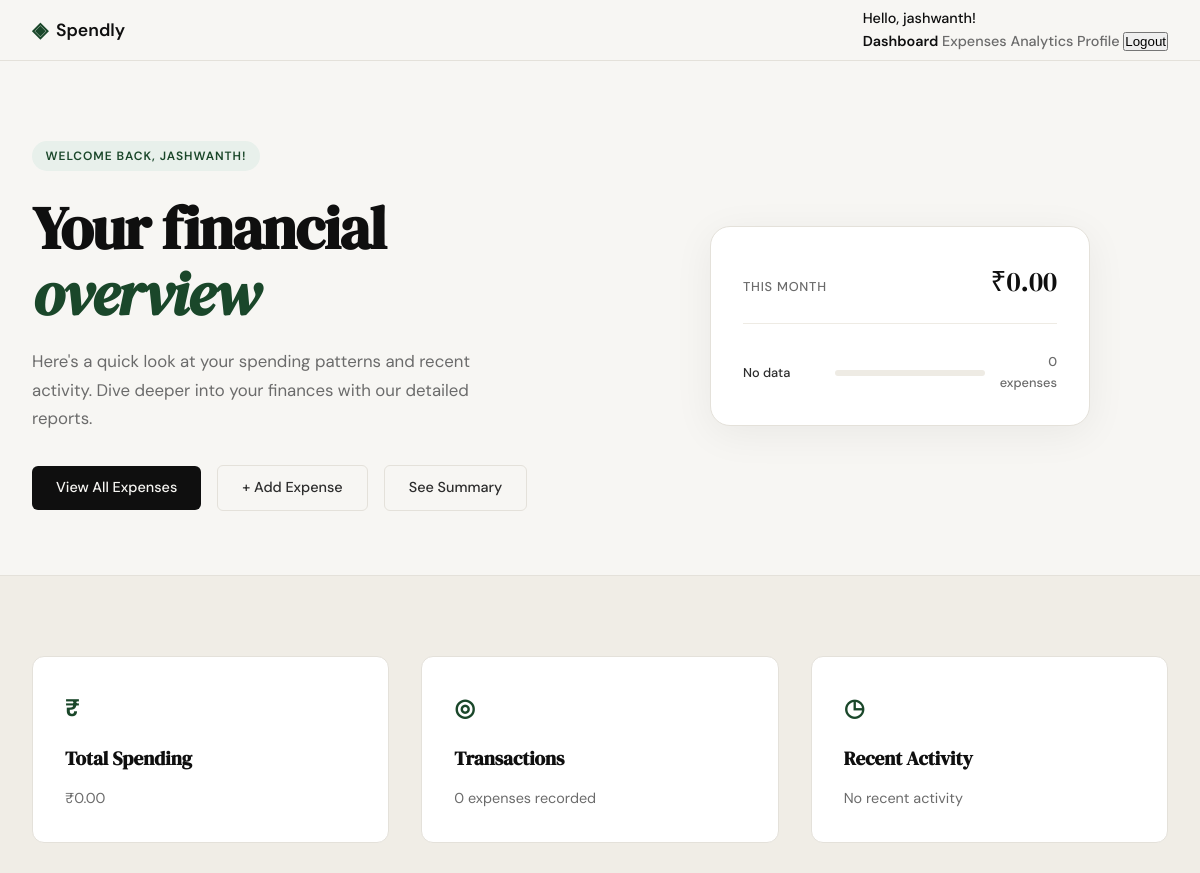
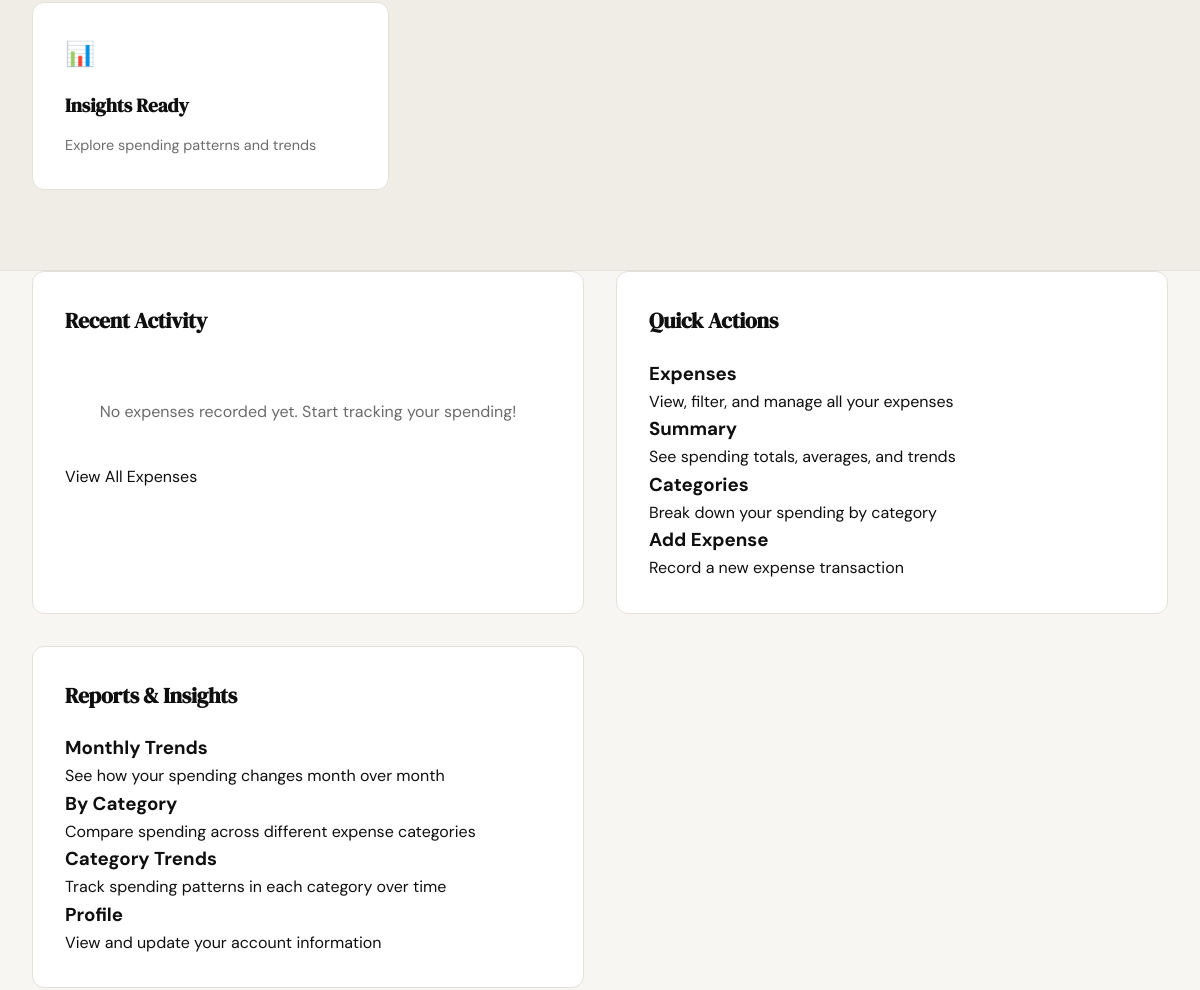
The app's page /dashboard (signed in, upper part), older data (2 pictures, top to bottom).
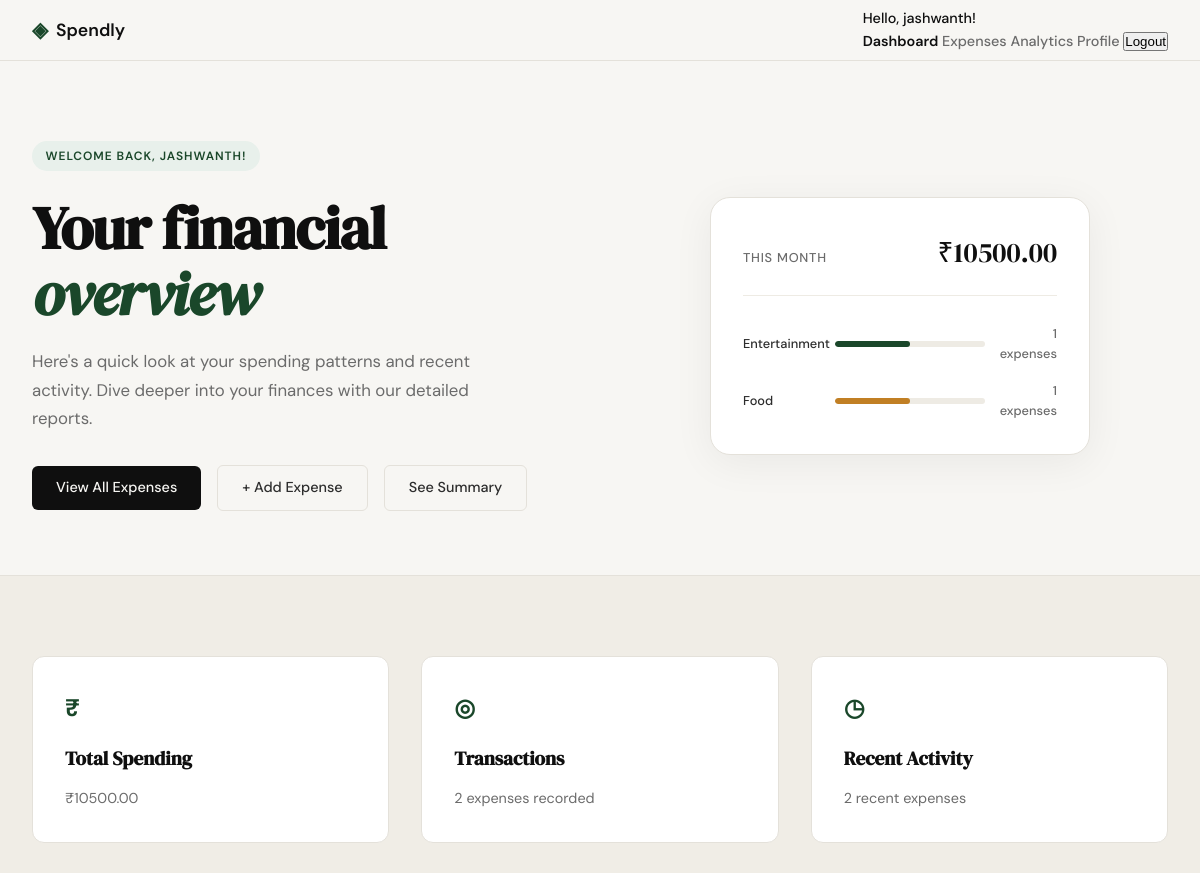
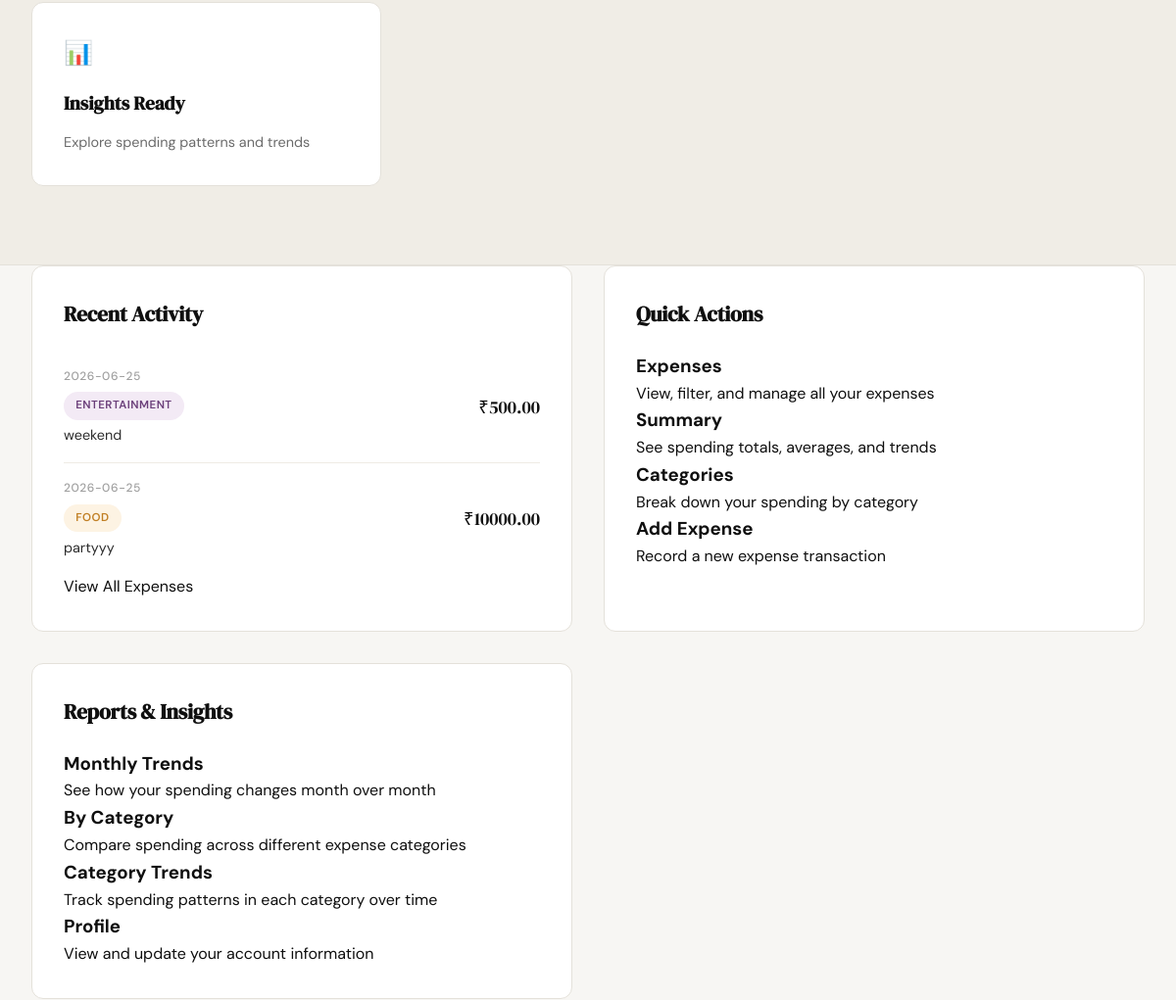
The same page, newer data (2 pictures, top to bottom).
### tables this page shows
CREATE TABLE expenses (
            id INTEGER PRIMARY KEY AUTOINCREMENT,
            user_id INTEGER NOT NULL,
            amount REAL NOT NULL,
            category TEXT NOT NULL,
            date TEXT NOT NULL,
            description TEXT,
            created_at TEXT DEFAULT CURRENT_TIMESTAMP,
            FOREIGN KEY (user_id) REFERENCES users (id)
        );

### app.py (the view)
@app.route("/dashboard")
@login_required
def dashboard():
    user_id = session.get('user_id')
    conn = get_db()
    try:
        cursor = conn.cursor()
        cursor.execute(
            """SELECT COUNT(*) as count, COALESCE(SUM(amount), 0) as total
               FROM expenses
               WHERE user_id = ?""",
            (user_id,)
        )
        quick_stats = cursor.fetchone()
        cursor.execute(
            """SELECT id, amount, category, date, description
               FROM expenses
               WHERE user_id = ?
               ORDER BY date DESC, created_at DESC
               LIMIT 5""",
            (user_id,)
        )
        recent_expenses = cursor.fetchall()
        cursor.execute(
            """SELECT category,
                      COUNT(*) as count,
                      COALESCE(SUM(amount), 0) as total
               FROM expenses
               WHERE user_id = ?
               GROUP BY category
               ORDER BY count DESC
               LIMIT 4""",
            (user_id,)
        )
        sorted_categories = cursor.fetchall()
        return render_template("dashboard.html",
                               quick_stats=quick_stats,
                               recent_expenses=recent_expenses,
                               sorted_categories=sorted_categories)
    except Exception as e:
        app.logger.exception("Dashboard error")
        return render_template("error.html", error="Unable to load dashboard"), 500
    finally:
        conn.close()

### app.py (called while the page is built)
def login_required(f):
    @wraps(f)
    def decorated_function(*args, **kwargs):
        if 'user_id' not in session:
            return redirect(url_for('login'))
        return f(*args, **kwargs)
    return decorated_function

### database/db.py (called while the page is built)
def get_db():
    conn = sqlite3.connect('spendly.db')
    conn.row_factory = sqlite3.Row
    conn.execute('PRAGMA foreign_keys = ON')
    return conn

### templates/dashboard.html (shortened to what the changed rows need)
{% extends "base.html" %}
{% block content %}
<section class="hero">
    <div class="hero-inner">
        <h1 class="hero-title">
            Your financial<br>
            <em>overview</em>
        </h1>
    </div>
    <div class="hero-visual">
        <div class="mock-card">
            <div class="mock-card-header">
                <span class="mock-label">This Month</span>
                {% if quick_stats %}
                <span class="mock-total">₹{{ "%.2f"|format(quick_stats.total or 0) }}</span>
                {% else %}
                <span class="mock-total">₹0.00</span>
                {% endif %}
            </div>
            <div class="mock-bars">
                {% if recent_expenses|length > 0 %}
                {% set categories = {} %}
                {% for expense in recent_expenses %}
                    {% if expense.category not in categories %}
                        {% set _ = categories.update({expense.category: 0}) %}
                    {% endif %}
                    {% set _ = categories.update({expense.category: categories[expense.category] + 1}) %}
                {% endfor %}
                {% set sorted_categories = categories|dictsort(by='value', reverse=true) %}
                {% for category, count in sorted_categories %}
                    <div class="mock-bar-row">
                        <span class="mock-cat">{{ category }}</span>
                        <div class="mock-bar-track">
                            <div class="mock-bar mock-bar-{{ loop.index }}"
                                style="width: {{ ((count / recent_expenses|length) * 100)|round(0) }}%">
                            </div>
                        </div>
                        <span class="mock-amt">{{ count }} expenses</span>
                    </div>
                {% endfor %}
                {% else %}
                <div class="mock-bar-row">
                    <span class="mock-cat">No data</span>
                    <div class="mock-bar-track">
                    </div>
                    <span class="mock-amt">0 expenses</span>
                </div>
                {% endif %}
            </div>
        </div>
    </div>
</section>
<section class="features">
    <div class="features-inner">
        {% if quick_stats %}
        <div class="feature-card">
            <div class="feature-icon">₹</div>
            <h3 class="feature-title">Total Spending</h3>
            <p class="feature-body">₹{{ "%.2f"|format(quick_stats.total or 0) }}</p>
        </div>
        <div class="feature-card">
            <div class="feature-icon">◎</div>
            <h3 class="feature-title">Transactions</h3>
            <p class="feature-body">{{ quick_stats.count }} expenses recorded</p>
        </div>
        {% endif %}
        <div class="feature-card">
            <div class="feature-icon">◷</div>
            <h3 class="feature-title">Recent Activity</h3>
            <p class="feature-body">
                {% if recent_expenses|length > 0 %}
                {{ recent_expenses|length }} recent expenses
                {% else %}
                No recent activity
                {% endif %}
            </p>
        </div>
    </div>
</section>
<section class="dashboard-modules">
    <div class="dashboard-module">
        <h2>Recent Activity</h2>
        {% if recent_expenses|length > 0 %}
        <div class="recent-activity-list">
            {% for expense in recent_expenses %}
            <div class="activity-item">
                <div class="activity-item-info">
                    <div class="activity-date">{{ expense.date }}</div>
                    <div class="activity-category">
                        <span class="category-tag category-{{ expense.category|lower|replace(' ', '-') }}">
                            {{ expense.category }}
                        </span>
                    </div>
                    <div class="activity-description">
                        {{ expense.description or 'No description' }}
                    </div>
                </div>
                <div class="activity-amount">
                    ₹{{ "%.2f"|format(expense.amount) }}
                </div>
            </div>
            {% endfor %}
        </div>
        {% else %}
        <p class="empty-state">No expenses recorded yet. Start tracking your spending!</p>
        {% endif %}
        <a href="{{ url_for('expenses') }}" class="btn btn-outline">View All Expenses</a>
    </div>
    <div class="dashboard-module">
        <h2>Quick Actions</h2>
    </div>
    <div class="dashboard-module">
        <h2>Reports & Insights</h2>
    </div>
</section>
{% endblock %}

Row changes from the older to the newer data that the page shows:
added expenses: category "Entertainment", {{ ((count / recent_expenses|length) * 100)|round(0) }} 50.0 (drawn), count "1", date "2026-06-25", category "ENTERTAINMENT", description "weekend", amount "500.00"
added expenses: category "Food", {{ ((count / recent_expenses|length) * 100)|round(0) }} 50.0 (drawn), count "1", date "2026-06-25", category "FOOD", description "partyyy", amount "10000.00"
Text that changed along with them:
{{ "%.2f"|format(quick_stats.total or 0) }}: "0.00" → "10500.00"
{{ quick_stats.count }}: "0" → "2"
{{ recent_expenses|length }}: (not shown) → "2"
text no longer shown: "No data 0 expenses No recent activity No expenses recorded yet. Start tracking your spending!"
text now shown: "recent expenses"
